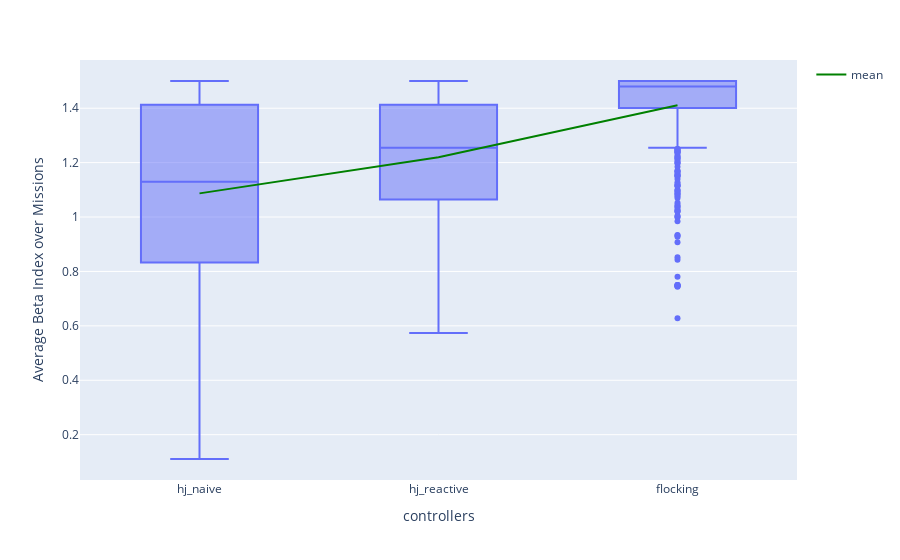

The notebook cell saved with this chart:
### Markdown cell above
+ Beta Index

### Code cell
beta_index_avg_dic = {"hj_naive": metrics_hj_naive["Average Beta Index"],
                      "hj_reactive": metrics_hj_reactive["Average Beta Index"],
                      "flocking": metrics_hj_flocking["Average Beta Index"]}
beta_index_avg_df = pd.DataFrame(beta_index_avg_dic)
fig_beta = px.box(beta_index_avg_df)
mean_trace = go.Scatter(
    x=beta_index_avg_df.columns,
    y=beta_index_avg_df.mean(),
    mode='lines',
    line=dict(color='green', width=2),
    showlegend=True,
    name="mean"
)
fig_beta.add_trace(mean_trace)
# Add custom x and y labels
fig_beta.update_layout(
    xaxis_title="controllers",
    yaxis_title="Average Beta Index over Missions"
)
fig_beta.show()

### Figure 1 — Plotly figure (JSON) as saved in the notebook; plotly's stock layout.template omitted (floating-point values rounded to 4 significant figures; data arrays with more than 128 entries replaced by an {"elided": "..."} marker saying what was removed)
{"data": [{"alignmentgroup": "True", "hovertemplate": "variable=%{x}<br>value=%{y}<extra></extra>", "legendgroup": "", "marker": {"color": "#636efa"}, "name": "", "notched": false, "offsetgroup": "", "orientation": "v", "showlegend": false, "type": "box", "x": {"elided": "1644 str values"}, "x0": " ", "xaxis": "x", "y": {"elided": "1644 float values"}, "y0": " ", "yaxis": "y"}, {"line": {"color": "green", "width": 2}, "mode": "lines", "name": "mean", "showlegend": true, "type": "scatter", "x": ["hj_naive", "hj_reactive", "flocking"], "y": [1.087, 1.219, 1.411]}], "layout": {"boxmode": "group", "legend": {"tracegroupgap": 0}, "margin": {"t": 60}, "xaxis": {"anchor": "y", "domain": [0, 1], "title": {"text": "controllers"}}, "yaxis": {"anchor": "x", "domain": [0, 1], "title": {"text": "Average Beta Index over Missions"}}}}
